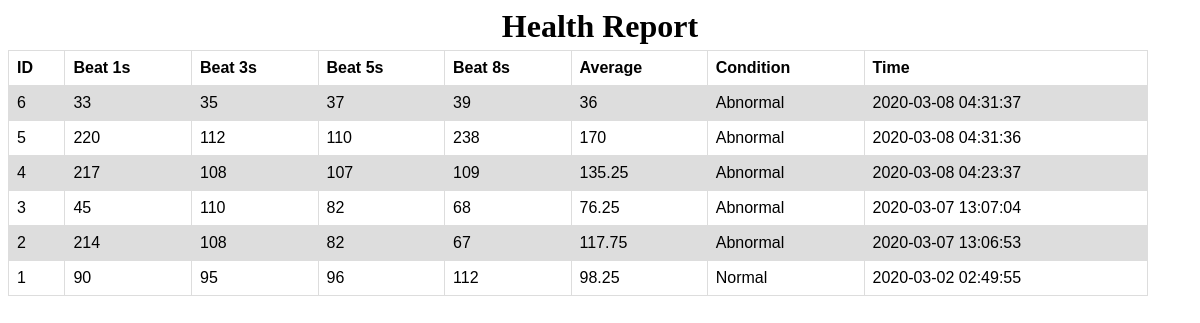
Page /list.php on the committed database.
### tables this page shows
CREATE TABLE `heart` (
  `id` int(11) NOT NULL,
  `firstbeat` text NOT NULL,
  `secondbeat` text NOT NULL,
  `thirdbeat` text NOT NULL,
  `fourthbeat` text NOT NULL,
  `time` timestamp NOT NULL DEFAULT CURRENT_TIMESTAMP
);

### list.php (the view, shortened to what this page needs)
<html>
<center>
<h1>Health Report</h1>
<div class="div">
</html>
<?php
require("db.php");
$getpost = "SELECT id FROM heart ORDER BY id";
$resget = mysqli_query($con, $getpost);
$rowcount = mysqli_num_rows($resget);
echo "<table><tr><th> ID </th><th>Beat 1s</th><th>Beat 3s</th><th>Beat 5s</th><th>Beat 8s</th><th>Average</th><th>Condition</th><th>Time</th></tr>";
while($rowcount > 0) {
	$sql = "SELECT * FROM heart WHERE id='" .$rowcount. "'";
	$res = mysqli_query($con, $sql);
	$arr = mysqli_fetch_array($res);
	$calc = ($arr[1]+$arr[2]+$arr[3]+$arr[4])/4;
	if($calc >= 80 && $calc <= 110) {
		$textcondition = "Normal";
	} else {
		$textcondition = "Abnormal";
	}
	echo "<tr><td>" . $arr[0] . "</td><td>"  .$arr[1] . "</td><td>" . $arr[2] . "</td><td>" . $arr[3] . "</td><td>" . $arr[4] . "</td><td>" . ($arr[1]+$arr[2]+$arr[3]+$arr[4])/4 . "</td><td>" . $textcondition . "</td><td>" . $arr[5] . "</td></tr><br>" ;
	$rowcount--;
}
echo "</table></div></center>";
?>

### list.php (style rules this page uses)
table { font-family: arial, sans-serif; border-collapse: collapse; width: 100%; position : absolute; top : 0px; }
td, th { border: 1px solid #dddddd; text-align: left; padding: 8px; }
tr:nth-child(even) { background-color: #dddddd; }
.div { position : absolute; top: 50px; width : 95%; }

### rows in the picture
heart: id "6", firstbeat "33", secondbeat "35", thirdbeat "37", fourthbeat "39", ($arr[1]+$arr[2]+$arr[3]+$arr[4])/4 "36", textcondition "Abnormal", time "2020-03-08 04:31:37"
heart: id "5", firstbeat "220", secondbeat "112", thirdbeat "110", fourthbeat "238", ($arr[1]+$arr[2]+$arr[3]+$arr[4])/4 "170", textcondition "Abnormal", time "2020-03-08 04:31:36"
heart: id "4", firstbeat "217", secondbeat "108", thirdbeat "107", fourthbeat "109", ($arr[1]+$arr[2]+$arr[3]+$arr[4])/4 "135.25", textcondition "Abnormal", time "2020-03-08 04:23:37"
heart: id "3", firstbeat "45", secondbeat "110", thirdbeat "82", fourthbeat "68", ($arr[1]+$arr[2]+$arr[3]+$arr[4])/4 "76.25", textcondition "Abnormal", time "2020-03-07 13:07:04"
heart: id "2", firstbeat "214", secondbeat "108", thirdbeat "82", fourthbeat "67", ($arr[1]+$arr[2]+$arr[3]+$arr[4])/4 "117.75", textcondition "Abnormal", time "2020-03-07 13:06:53"
heart: id "1", firstbeat "90", secondbeat "95", thirdbeat "96", fourthbeat "112", ($arr[1]+$arr[2]+$arr[3]+$arr[4])/4 "98.25", textcondition "Normal", time "2020-03-02 02:49:55"
